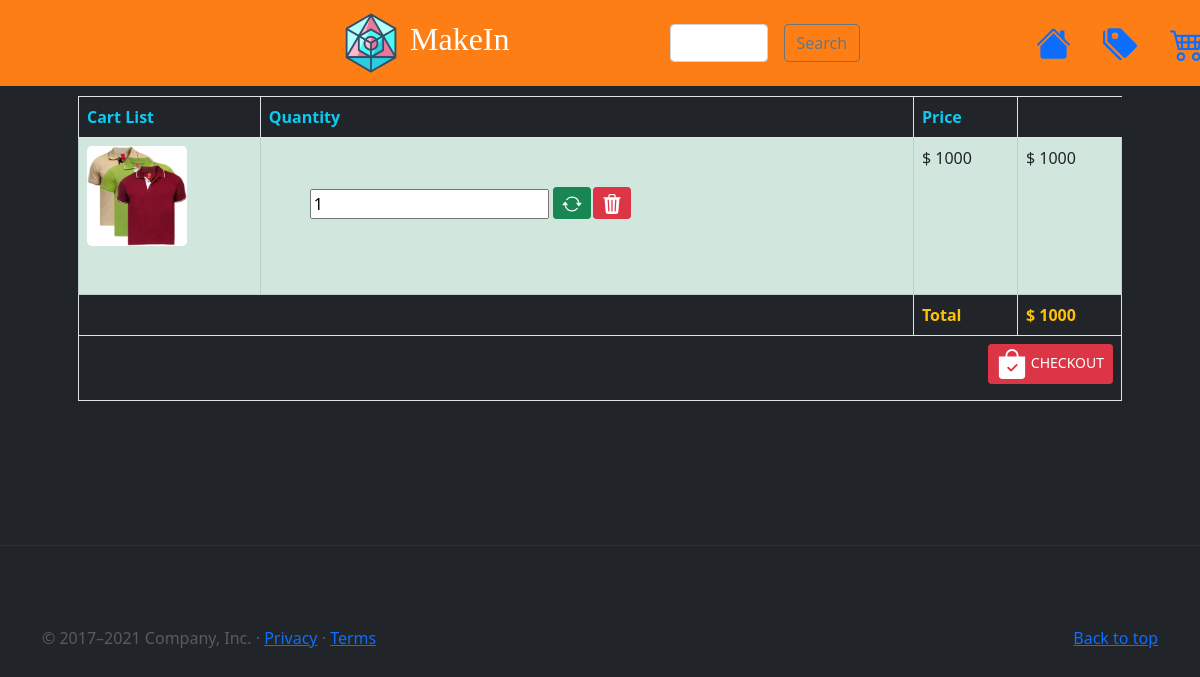
Page /cart (signed in) on the committed database.
### rbidapp/models.py (models this page shows)
class Cart(models.Model):
    user = models.ForeignKey(User,on_delete=models.CASCADE)
    p_name = models.CharField(max_length = 200, default='')
    p_img = models.CharField(max_length = 200, default='')
    p_id = models.PositiveIntegerField( default=0)
    p_price = models.PositiveIntegerField( default=0)
    p_qty = models.PositiveIntegerField()
    class Meta:
        verbose_name_plural='Cart'

### rbidapp/views.py (the view)
# urls.py: path('cart', views.cart, name='cart'),
@login_required
def cart(request):
    user=request.user
    carts=Cart.objects.filter(user=user).order_by('id')
    tot_amt = 0
    for car_t in carts:
        tot_amt = tot_amt + car_t.p_qty * car_t.p_price
    return render(request, 'cart.html',{'carts':carts,'tot_amt':tot_amt})

### rbidapp/templates/cart.html (shortened to what this page needs)
{% extends 'base.html' %}
{% load static %}
{% block content %}
<main>
  <div class="container marketing p-5">
	<table class="table table-bordered table-hover">
		<thead class="text-info" >
			<tr>
				<th>Cart List</th>
				<th>Quantity</th>
				<th>Price</th>
			</tr>
		</thead>
		<tbody class="text-dark table-success" >
		{% for cart in carts %}
			<tr>
				<td>
					<img src="/media/{{cart.p_img}}" class="rounded-3" height="100" width="100" />
					<p><a  class="text-dark px-3 h6" href="#">{{.p_name}}</a></p>
				</td>
				<td class="p-5">
				<table>
				<tr>
					<th>
					<input type="number" class="" value="{{cart.p_qty}}" style="vertical-align: bottom;" />
					<button class="btn btn-sm btn-success" data-item="">
					</button>
					</th>
					<th>
					<form action="{% url 'delete-cart' cart.id %}" >
					<button class="btn btn-sm btn-danger" type="submit"></button>
					</form>
					</th>
				</tr>
				</table>
				</td>
				<td>$ {{cart.p_price}}</td>
				<td>$ {% widthratio cart.p_price 1 cart.p_qty %}</td>
			</tr>
		{% endfor %}
		</tbody>
		<tfoot class="text-warning">
			<tr>
				<td colspan="2"></td>
				<th>Total</th>
				<th>$ {{tot_amt}}</th>
			</tr>
			<tr>
				<td colspan="4" align="right">
					<a href="#" class="btn btn-danger btn-sm h3">  CHECKOUT</a>
				</td>
			</tr>
		</tfoot>
	</table>
	</div>
    <hr class="featurette-divider">
</main>
{% endblock %}

### rbidapp/static/css/carousel.css (style rules this page uses)
body { padding-top: 3rem; padding-bottom: 3rem; color: #5a5a5a; }
.featurette-divider { margin: 5rem 0; }

### rows in the picture
Cart: p_img (picture), p_qty "1", p_price "1000", p_price+p_qty "1000"

### other values in the picture
{{ tot_amt }} "1000"
